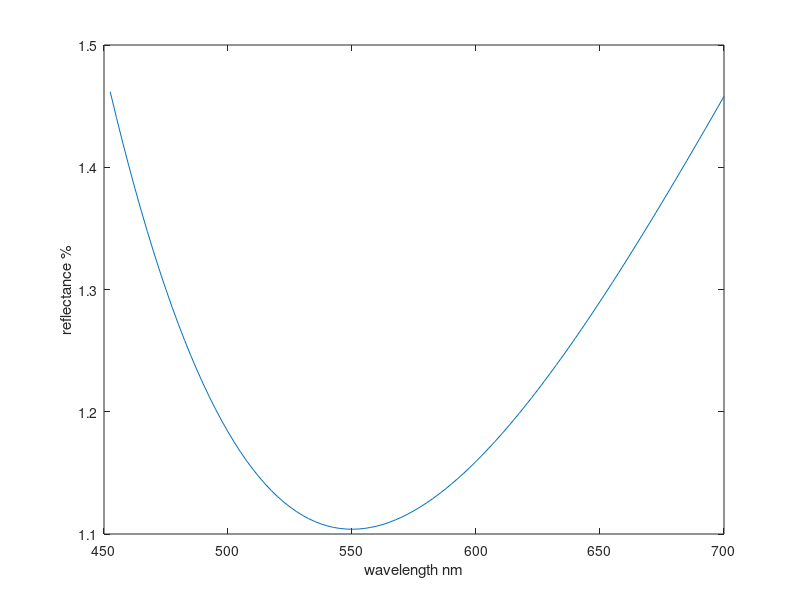

Write the MATLAB code that produced this figure.
clear all;
nair=1.0;
nsubs=1.52;
lamdac=550;
Ls=450;Le=700;
Np=100;
x=1:Np;
lamda=Ls+x*(Le-Ls)/Np;
narc1=1.37;
d1=lamdac/(4*narc1);
theta=2*pi*narc1*d1./lamda;
M11=cos(theta);
M22=M11;
M12=j*sin(theta)/narc1;
M21=j*narc1*sin(theta);
%A=M11*n0+ns*n0*M12; % Equation 3.12
A=M11+nsubs*M12; % Equation 3.12

B=M21+nsubs*M22;
%Ramp=(A-B)./(A+B);
Ramp=(nair*A-B)./(nair*A+B);
Rpow=(abs(Ramp)).^2;
figure
plot(lamda,Rpow*100);
xlabel('wavelength nm')
ylabel('reflectance %')